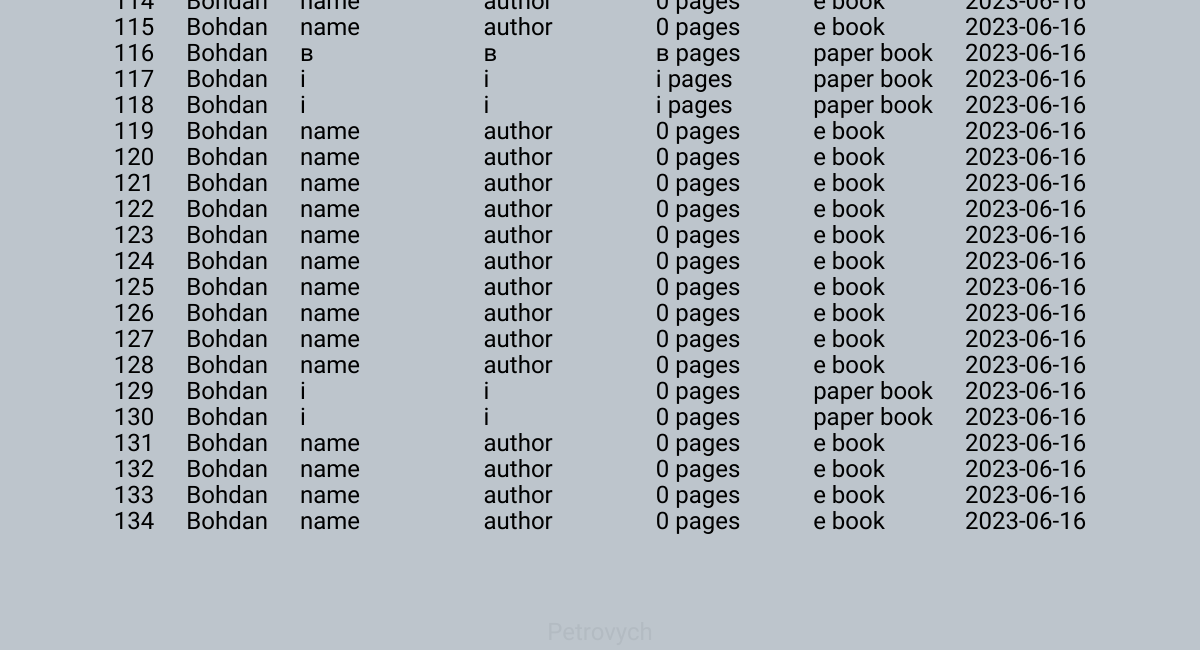
Page /bms/allbooks (lower part) on the earlier database version.
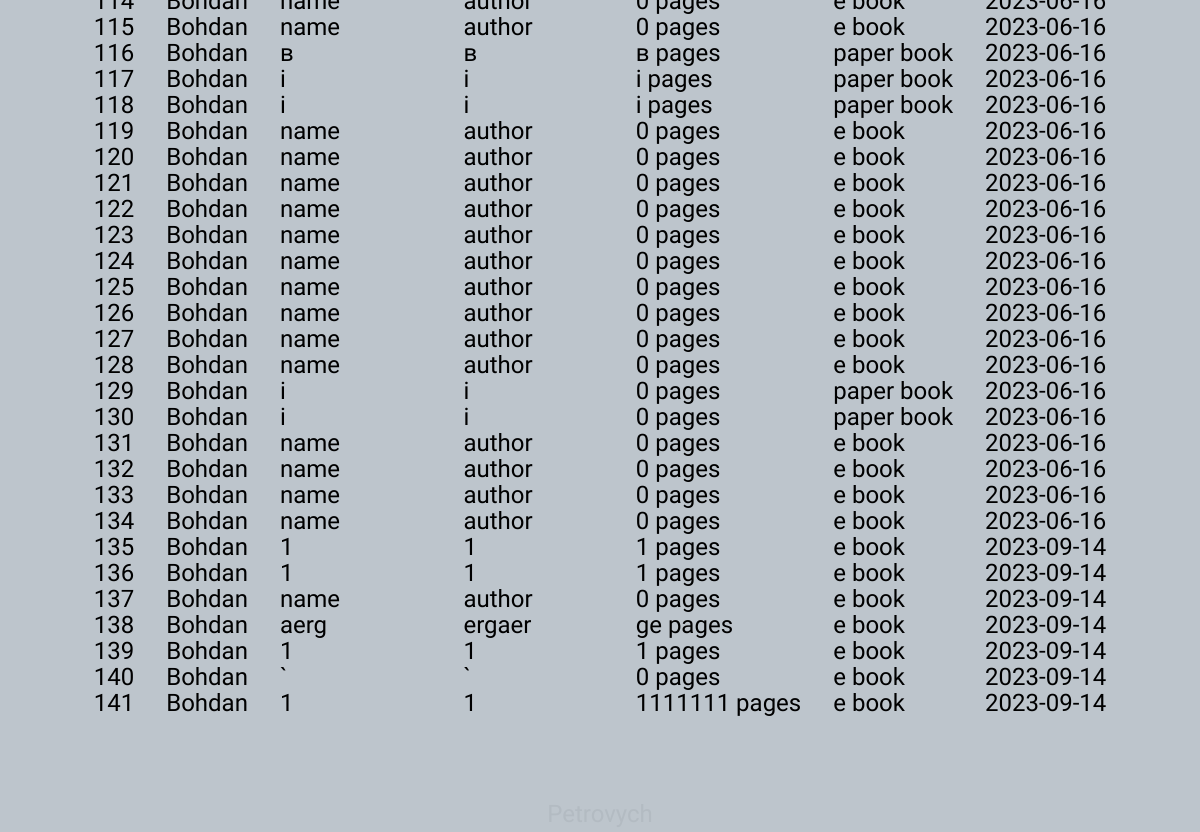
Same page on the later database version.
### tables this page shows
CREATE TABLE books (    
                book_id INTEGER PRIMARY KEY AUTOINCREMENT NOT NULL UNIQUE,
                user TEXT,
                book_name TEXT,
                book_author TEXT,
                book_pages TEXT,
                book_type TEXT,
                book_saved TEXT);

### app.py (the view)
@app.route('/bms/allbooks', methods=['POST', "GET"])
def getAllbooks():
    query = "SELECT * FROM books"
    booksDB = connectDB.selectInSqlLite(query)
    print(booksDB)
    return render_template('allbooks.html', booksDB=connectDB.selectInSqlLite(query))

### connectDB.py (called while the page is built)
def connectSqLite():
    with sq.connect(sqliteFilePath) as connect:  # could be .db  .db3 .sqlite .sqlite3
        cursor = connect.cursor()  # create cursor instance
        print("* Connecting to 'books.db'... ")
        cursor.execute(''' CREATE TABLE IF NOT EXISTS books (
                book_id INTEGER PRIMARY KEY AUTOINCREMENT NOT NULL UNIQUE,
                user TEXT,
                book_name TEXT,
                book_author TEXT,
                book_pages TEXT,
                book_type TEXT,
                book_saved TEXT) ''')
        return connect, cursor

def selectInSqlLite(query):
    connect, cursor = connectSqLite()
    data = cursor.execute(query)
    return data

### templates/allbooks.html (shortened to what this page needs)
{% extends 'index.html' %}
{% block content %}
<div class="page__table table">
                <div class="table__body">
                    <table>
                            {% for book in booksDB %}
                            <tr class="table__row">
                            {% for item in book %}
                            <td class="table__column">{{ item }}</td>
                            {% endfor %}
                        </tr>
                            {% endfor %}
                    </table>
                </div>
            </div>
{% endblock %}

### templates/index.html (shortened to what this page needs)
<!doctype html>
<html lang="en">
<head>
    <link rel="stylesheet" href="/static/css/newStyle.css">
</head>
<body>
    <div class="wrapper">
        <main class="page">
            {% block content %}
            {% endblock %}
        </main>
        <footer class="footer">
            <p class="footer__text">Petrovych</p>
        </footer>
    </div>
</body>
</html>

### static/css/newStyle.css (style rules this page uses)
* { padding: 0; margin: 0; border: 0; }
*,*:before,*:after { -moz-box-sizing: border-box; -webkit-box-sizing: border-box; box-sizing: border-box; }
nav,footer,header,aside { display: block; }
html,body { height: 100%; width: 100%; font-size: 100%; line-height: 1; font-size: 14px; -ms-text-size-adjust: 100%; -moz-text-size-adjust: 100%; -webkit-text-size-adjust: 100%; }
body { font-family: 'Finger Paint'; font-size: 16px; font-weight: 400; }
.wrapper { display: flex; flex-direction: column; min-height: 100%; overflow: hidden; background: #BDC5CC; }
.page { flex: 1 1 auto; }
.table { margin-bottom:80px; }
.table__body { display: flex; justify-content: center; font-size: 24px; }
.footer { font-family: 'Finger Paint'; font-style: normal; font-weight: 400; font-size: 24px; line-height: 35px; color: #B3BBC2; }
.footer__text { text-align: center; }

Differences in the rows shown:
added books: book "135" "1" "1", user "Bohdan", book_pages "1 pages", book_type "e book", book_saved "2023-09-14"
added books: book "136" "1" "1", user "Bohdan", book_pages "1 pages", book_type "e book", book_saved "2023-09-14"
added books: book "137", user "Bohdan", book_name "name", book_author "author", book_pages "0 pages", book_type "e book", book_saved "2023-09-14"
added books: book "138", user "Bohdan", book_name "aerg", book_author "ergaer", book_pages "ge pages", book_type "e book", book_saved "2023-09-14"
added books: book "139" "1" "1", user "Bohdan", book_pages "1 pages", book_type "e book", book_saved "2023-09-14"
added books: book "140" "`" "`", user "Bohdan", book_pages "0 pages", book_type "e book", book_saved "2023-09-14"
added books: book "141" "1" "1", user "Bohdan", book_pages "1111111 pages", book_type "e book", book_saved "2023-09-14"
